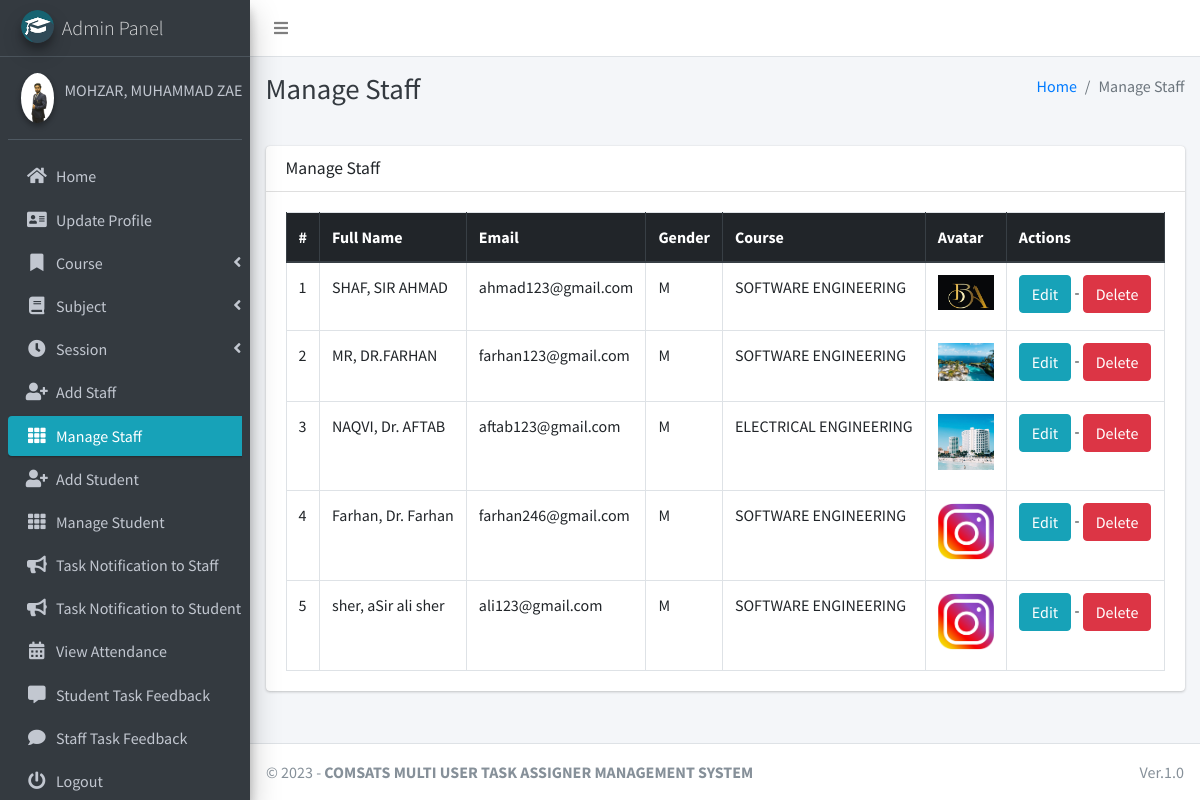
Page /staff/manage/ (signed in) on the committed database.
### main_app/models.py (models this page shows, shortened)
class CustomUser(AbstractUser):
    USER_TYPE = ((1, "HOD"), (2, "Staff"), (3, "Student"))
    GENDER = [("M", "Male"), ("F", "Female")]
    username = None  # Removed username, using email instead
    email = models.EmailField(unique=True)
    user_type = models.CharField(default=1, choices=USER_TYPE, max_length=1)
    gender = models.CharField(max_length=1, choices=GENDER)
    profile_pic = models.ImageField()
    address = models.TextField()
    fcm_token = models.TextField(default="")  # For firebase notifications
    created_at = models.DateTimeField(auto_now_add=True)
    updated_at = models.DateTimeField(auto_now=True)
    USERNAME_FIELD = "email"
    REQUIRED_FIELDS = []
    objects = CustomUserManager()
    def __str__(self):
        return self.last_name + ", " + self.first_name

class Staff(models.Model):
    course = models.ForeignKey(Course, on_delete=models.DO_NOTHING, null=True, blank=False)
    admin = models.OneToOneField(CustomUser, on_delete=models.CASCADE)

class Course(models.Model):
    name = models.CharField(max_length=120)
    created_at = models.DateTimeField(auto_now_add=True)
    updated_at = models.DateTimeField(auto_now=True)

### main_app/hod_views.py (the view)
# urls.py: path("staff/manage/", hod_views.manage_staff, name='manage_staff'),
def manage_staff(request):
    allStaff = CustomUser.objects.filter(user_type=2)
    context = {
        'allStaff': allStaff,
        'page_title': 'Manage Staff'
    }
    return render(request, "hod_template/manage_staff.html", context)

### main_app/templates/hod_template/manage_staff.html
{% extends 'main_app/base.html' %}
{% load static %}
{% block page_title %}{{page_title}}{% endblock page_title %}
{% block content %}
<section class="content">
    <div class="container-fluid">
        <div class="row">
            <div class="col-md-12">
                <div class="card">
                    <div class="card-header">
                        <h3 class="card-title">{{page_title}}</h3>
                    </div>
                    <div class="card-body">
                        <table id="example2" class="table table-bordered table-hover">
                            <thead class="thead-dark">
                                <tr>
                                    <th>#</th>
                                    <th>Full Name</th>
                                    <th>Email</th>
                                    <th>Gender</th>
                                    <th>Course</th>
                                    <th>Avatar</th>
                                    <th>Actions</th>
                                </tr>
                            </thead>
                            <tbody>
                                {% for staff in allStaff %}
                                <tr>
                                    <td>{{ forloop.counter }}</td>
                                    <td>{{staff.last_name}}, {{staff.first_name}}</td>
                                    <td>{{staff.email}}</td>
                                    <td>{{staff.gender}}</td>
                                    <td>{{staff.staff.course.name}}</td>
                                    <td>
                                        {% if staff.profile_pic == ""  %}
                                        No Image
                                        {% else %}
                                        <img class="img img-fluid mb-2" height="56" width="56"
                                            src="{{staff.profile_pic}}" alt="">
                                        {% endif %}
                                    </td>
                                    <td>
                                        <a href="{% url 'edit_staff' staff.staff.id %}" class="btn btn-info">Edit</a> -
                                        <a href="{% url 'delete_staff' staff.staff.id %}" class="btn btn-danger" onclick="return confirm('Are you sure about this ?')">Delete</a>
                                    </td>
                                </tr>
                                {% endfor %}
                            </tbody>
                        </table>
                    </div>
                </div>
            </div>
        </div>
    </div>
</section>
{% endblock content %}

### main_app/templates/main_app/sidebar_template.html (shortened to what this page needs)
{% load static %}
<aside class="main-sidebar sidebar-dark-info elevation-4">
    {% if request.user.user_type == '1' %}
    <a href="{% url 'admin_home' %}" class="brand-link">
        <img src="{% static 'dist/img/cmsl.png' %} " alt="Admin Logo"
            class="brand-image img-circle elevation-3" >
        <span class="brand-text font-weight-light">Admin Panel</span>
    </a>
    <div class="sidebar">
        <div class="user-panel mt-3 pb-3 mb-3 d-flex">
            <div class="image">
                <img src="{{ request.user.profile_pic}}" class="img-circle elevation-2" alt="User Image">
            </div>
            <div class="info">
                <a href="#" class="d-block">{{user}}</a>
            </div>
        </div>
        <nav class="mt-2">
            <ul class="nav nav-pills nav-sidebar flex-column" data-widget="treeview" role="menu" data-accordion="false">
                <li class="nav-item">
                    {% url 'admin_home' as admin_home %}
                    <a href="{{admin_home}}" class="nav-link {% if admin_home == request.path %} active {% endif %}">
                        <i class="nav-icon fas fa-home"></i>
                        <p>
                            Home
                        </p>
                    </a>
                </li>
                <li class="nav-item">
                    {% url 'admin_view_profile' as admin_view_profile %}
                    <a href="{{admin_view_profile}}"
                        class="nav-link {% if admin_view_profile == request.path %} active {% endif %}">
                        <i class="nav-icon fas fa-address-card"></i>
                        <p>
                            Update Profile
                        </p>
                    </a>
                </li>
                <li class="nav-item has-treeview">
                    <a href="#" class="nav-link">
                        <i class="nav-icon fas fa-bookmark"></i>
                        <p>
                            Course
                            <i class="fas fa-angle-left right"></i>
                        </p>
                    </a>
                </li>
                <li class="nav-item has-treeview">
                    <a href="#" class="nav-link">
                        <i class="nav-icon fas fa-book"></i>
                        <p>
                            Subject
                            <i class="fas fa-angle-left right"></i>
                        </p>
                    </a>
                </li>
                <li class="nav-item has-treeview">
                    <a href="#" class="nav-link">
                        <i class="nav-icon fas fa-clock"></i>
                        <p>
                            Session
                            <i class="fas fa-angle-left right"></i>
                        </p>
                    </a>
                </li>
                <li class="nav-item">
                    {% url 'add_staff' as add_staff %}
                    <a href="{{add_staff}}" class="nav-link {% if add_staff == request.path %} active {% endif %}">
                        <i class="nav-icon fas fa-user-plus"></i>
                        <p>
                            Add Staff
                        </p>
                    </a>
                </li>
                <li class="nav-item">
                    {% url 'manage_staff' as manage_staff %}
                    {% url 'edit_staff' staff_id as edit_staff %}
                    <a href="{{manage_staff}}"
                        class="nav-link {% if manage_staff == request.path or request.path == edit_staff %} active {% endif %}">
                        <i class="nav-icon fas fa-th"></i>
                        <p>
                            Manage Staff
                        </p>
                    </a>
                </li>
                <li class="nav-item">
                    {% url 'add_student' as add_student%}
                    <a href="{{add_student}}" class="nav-link  {% if add_student == request.path %} active {% endif %}">
                        <i class="nav-icon fas fa-user-plus"></i>
                        <p>
                            Add Student
                        </p>
                    </a>
                </li>
                <li class="nav-item">
                    {% url 'manage_student' as manage_student %}
                    {% url 'edit_student' student_id as edit_student %}
                    <a href="{{manage_student}}"
                        class="nav-link  {% if edit_student == request.path or manage_student == request.path %} active {% endif %}">
                        <i class="nav-icon fas fa-th"></i>
                        <p>
                            Manage Student
                        </p>
                    </a>
                </li>
                <li class="nav-item">
                    {% url 'admin_notify_staff' as admin_notify_staff %}
                    <a href="{{admin_notify_staff}}"
                        class="nav-link {% if admin_notify_staff == request.path %} active {% endif %}">
                        <i class="nav-icon fas fa-bullhorn"></i>
                        <p>
                           Task Notification to Staff
                        </p>
                    </a>
                </li>
                <li class="nav-item">
                    {% url 'admin_notify_student' as admin_notify_student %}
                    <a href="{{admin_notify_student}}"
                        class="nav-link {% if admin_notify_student == request.path %} active {% endif %}">
                        <i class="nav-icon fas fa-bullhorn"></i>
                        <p>
                            Task Notification to Student
                        </p>
                    </a>
                </li>
                <li class="nav-item">
                    {% url 'admin_view_attendance' as admin_view_attendance %}
                <li class="nav-item">
                    <a href="{{admin_view_attendance}}"
                        class="nav-link  {% if admin_view_attendance == request.path %} active {% endif %}">
                        <i class="nav-icon fas fa-calendar-alt"></i>
                        <p>
                            View Attendance
                        </p>
                    </a>
                </li>
                <li class="nav-item">
                    {% url 'student_feedback_message' as student_feedback_message %}
                    <a href="{{ student_feedback_message }}"
                        class="nav-link  {% if student_feedback_message == request.path %} active {% endif %}">
                        <i class="nav-icon fas fa-comment-alt"></i>
                        <p>
                            Student Task Feedback
                        </p>
                    </a>
                </li>
                <li class="nav-item">
                    {% url 'staff_feedback_message' as staff_feedback_message %}
                    <a href="{{staff_feedback_message}}"
                        class="nav-link   {% if staff_feedback_message == request.path %} active {% endif %}">
                        <i class="nav-icon fas fa-comment"></i>
                        <p>
                            Staff Task Feedback
                        </p>
                    </a>
                </li>
                                        {% endif %}
                                        <li class="nav-item">
                                            <a href="{% url 'user_logout' %}"
                                                onclick="return confirm('Your session would be terminated.\n\nProceed?')"
                                                class="nav-link">
                                                <i class="nav-icon fas fa-power-off"></i>
                                                <p>
                                                    Logout
                                                </p>
                                            </a>
                                        </li>
                                    </ul>
                                </nav>
                            </div>
</aside>

### rows in the picture
CustomUser: user.profile_pic (picture), last_name+first_name "MOHZAR, MUHAMMAD…"
CustomUser: last_name "SHAF", first_name "SIR AHMAD", email "ahmad123@gmail.com", gender "M", staff.course.name "SOFTWARE ENGINEERING", profile_pic (picture)
CustomUser: last_name "MR", first_name "DR.FARHAN", email "farhan123@gmail.com", gender "M", staff.course.name "SOFTWARE ENGINEERING", profile_pic (picture)
CustomUser: last_name "NAQVI", first_name "Dr. AFTAB", email "aftab123@gmail.com", gender "M", staff.course.name "ELECTRICAL ENGINEERING", profile_pic (picture)
CustomUser: last_name "Farhan", first_name "Dr. Farhan", email "farhan246@gmail.com", gender "M", staff.course.name "SOFTWARE ENGINEERING", profile_pic (picture)
CustomUser: last_name "sher", first_name "aSir ali sher", email "ali123@gmail.com", gender "M", staff.course.name "SOFTWARE ENGINEERING", profile_pic (picture)

### other values in the picture
{{ page_title }} "Manage Staff"
